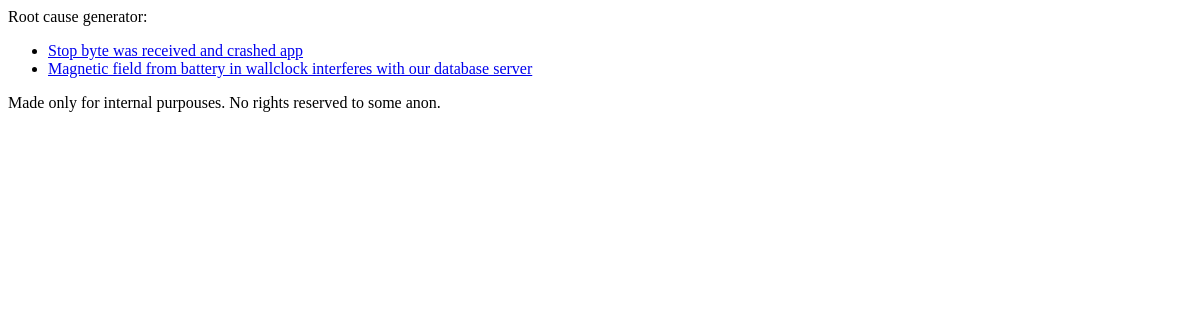
The page /excuses/ on the database as committed earlier.
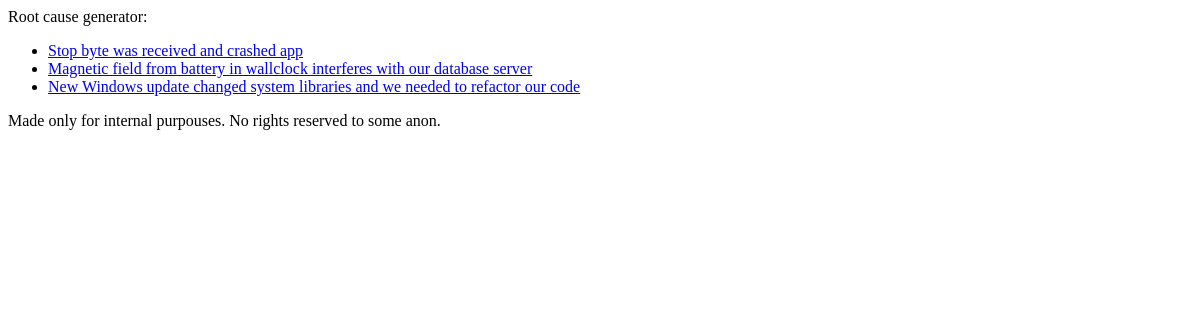
The same page on the database as committed later.
### excuses/models.py (models this page shows, shortened)
class RootCause(models.Model):
    cause_text = models.CharField(max_length=500)

### excuses/views.py (the view)
# urls.py: path('', views.index, name='index'),
def index(request):
    latest_excuses_list = RootCause.objects.all()[:10]
    template = loader.get_template('index.html')
    context = {
        'latest_excuses_list': latest_excuses_list,
    }
    return HttpResponse(template.render(context, request))

### excuses/templates/index.html
<p>Root cause generator:</p>
{% if latest_excuses_list %}
    <ul>
    {% for excuse in latest_excuses_list %}
        <li><a href="/excuses/{{ excuse.id }}/">{{ excuse.cause_text }}</a></li>
    {% endfor %}
    </ul>
{% else %}
    <p>No excuses are available.</p>
{% endif %}
<p>Made only for internal purpouses. No rights reserved to some anon.</p>

Rows that differ between the two databases and show on the page:
added RootCause: cause_text "New Windows update changed system libraries and we needed to refactor our code"
